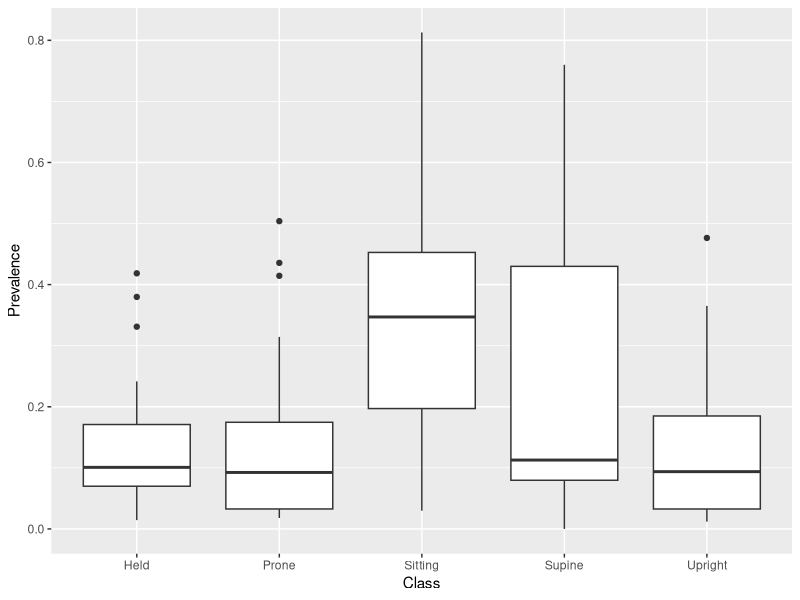
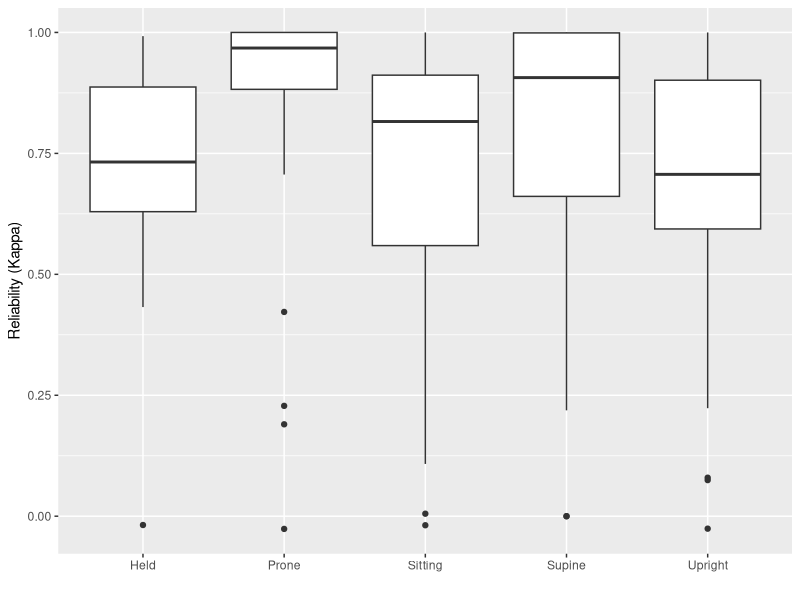
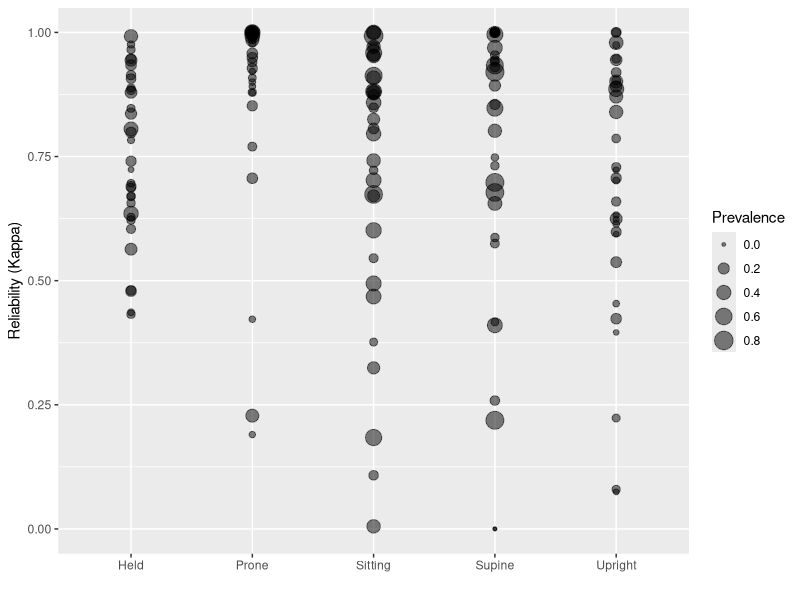
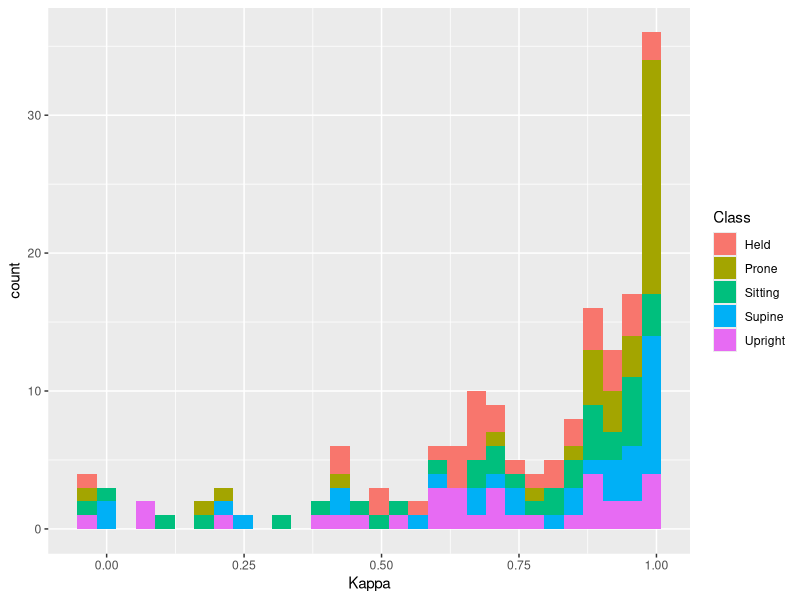
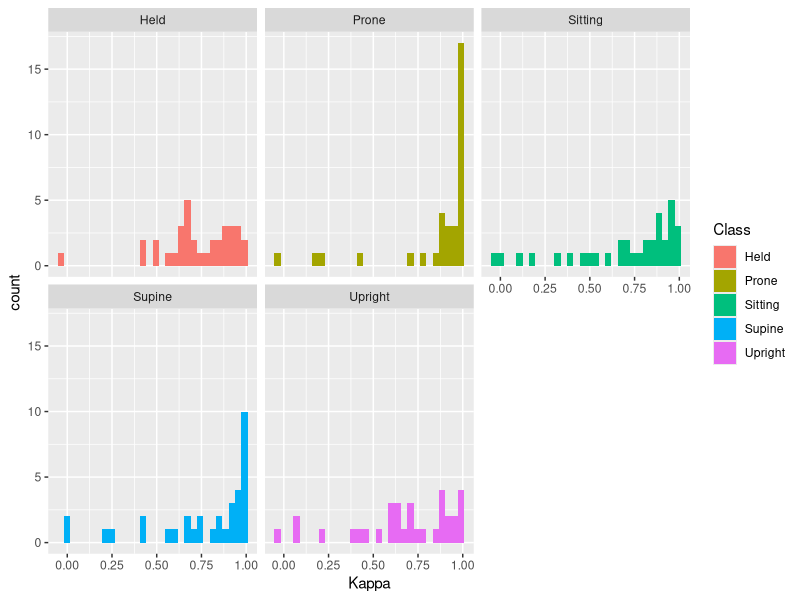

The R source for these figures, in order:
library(tidyverse)
install.packages("ggforce")
library(ggforce)

ds <- read_csv("data/group_split_metrics_class.csv")

#id in this data refers to participant id and model is the 2 types of models we can look at (split and group)

#Prevalence is how much was that thing observed (e.g., how prevalent was held, prone, sitting, etc.)

# The equal sign is used for many ways; one equal sign is making the value change to that whereas double equal means youre just seeing what is true or a comparison 
#Only keep the models where it says "group" and not include "split" using the double == 
ds <- filter(ds, model == "group")

#mapping is what things are on the X axis, what is on the Y and how to represent data graphically 
#in this example we are looking at prevalence and class aka the different body positions
ggplot(data = ds, mapping = aes(x = Class, y = Prevalence)) +
  geom_boxplot()

#you can add more things like labels for each axis or x and y lims
ggplot(data = ds, mapping = aes(x = Class, y = Kappa)) +
  geom_boxplot() + ylab("Reliability (Kappa)") + xlab("")

#when looking at scatter plots you can use geom_point
geom_point(size = 2, alpha = .5)

ggplot(data = ds, mapping = aes(x = Class, y = Kappa, size = Prevalence)) +
  geom_point(alpha = .5) + ylim(0, 1) + ylab("Reliability (Kappa)") + xlab("")


ggplot(ds, aes(x = Kappa, fill = Class)) + geom_histogram()

ggplot(ds, aes(x = Kappa, fill = Class)) + geom_histogram() + facet_wrap(~ Class)

#stat summary 

#theme_minimal
